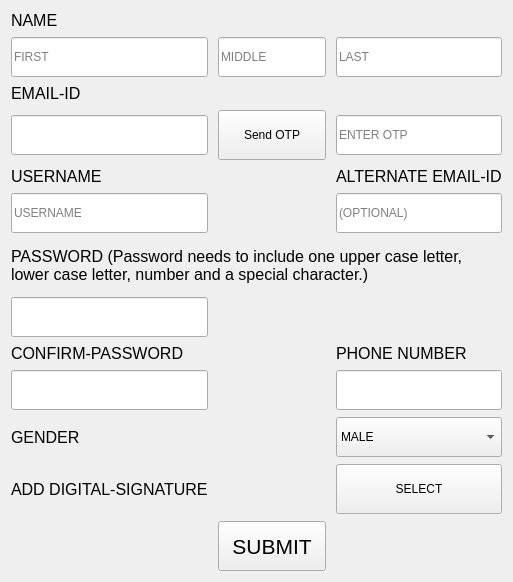
      <widget class="QWidget" name="registration">
       <layout class="QGridLayout" name="gridLayout_4">
        <property name="horizontalSpacing">
         <number>10</number>
        </property>
        <property name="verticalSpacing">
         <number>7</number>
        </property>
        <item row="5" column="0">
         <widget class="QLineEdit" name="username_2">
          <property name="minimumSize">
           <size>
            <width>50</width>
            <height>40</height>
           </size>
          </property>
          <property name="placeholderText">
           <string>USERNAME</string>
          </property>
         </widget>
        </item>
        <item row="2" column="0">
         <widget class="QLabel" name="label_20">
          <property name="font">
           <font>
            <family>MS Shell Dlg 2</family>
            <pointsize>12</pointsize>
            <weight>50</weight>
            <italic>false</italic>
            <bold>false</bold>
           </font>
          </property>
          <property name="text">
           <string>EMAIL-ID</string>
          </property>
         </widget>
        </item>
        <item row="12" column="1">
         <widget class="QPushButton" name="submit_2">
          <property name="minimumSize">
           <size>
            <width>50</width>
            <height>50</height>
           </size>
          </property>
          <property name="maximumSize">
           <size>
            <width>200</width>
            <height>16777215</height>
           </size>
          </property>
          <property name="font">
           <font>
            <family>MS Shell Dlg 2</family>
            <pointsize>16</pointsize>
            <weight>50</weight>
            <italic>false</italic>
            <bold>false</bold>
           </font>
          </property>
          <property name="text">
           <string>SUBMIT</string>
          </property>
         </widget>
        </item>
        <item row="1" column="2">
         <widget class="QLineEdit" name="lastname_2">
          <property name="minimumSize">
           <size>
            <width>50</width>
            <height>40</height>
           </size>
          </property>
          <property name="placeholderText">
           <string>LAST</string>
          </property>
         </widget>
        </item>
        <item row="9" column="0">
         <widget class="QLineEdit" name="confirmpass_2">
          <property name="minimumSize">
           <size>
            <width>50</width>
            <height>40</height>
           </size>
          </property>
          <property name="echoMode">
           <enum>QLineEdit::Password</enum>
          </property>
         </widget>
        </item>
        <item row="5" column="2">
         <widget class="QLineEdit" name="altemail_2">
          <property name="minimumSize">
           <size>
            <width>50</width>
            <height>40</height>
           </size>
          </property>
          <property name="placeholderText">
           <string>(OPTIONAL)</string>
          </property>
         </widget>
        </item>
        <item row="7" column="0">
         <widget class="QLineEdit" name="password_2">
          <property name="minimumSize">
           <size>
            <width>50</width>
            <height>40</height>
           </size>
          </property>
          <property name="echoMode">
           <enum>QLineEdit::Password</enum>
          </property>
         </widget>
        </item>
        <item row="1" column="0">
         <widget class="QLineEdit" name="firstname_2">
          <property name="minimumSize">
           <size>
            <width>50</width>
            <height>40</height>
           </size>
          </property>
          <property name="placeholderText">
           <string>FIRST</string>
          </property>
          <property name="clearButtonEnabled">
           <bool>false</bool>
          </property>
         </widget>
        </item>
        <item row="10" column="0">
         <widget class="QLabel" name="label_25">
          <property name="font">
           <font>
            <family>MS Shell Dlg 2</family>
            <pointsize>12</pointsize>
            <weight>50</weight>
            <italic>false</italic>
            <bold>false</bold>
           </font>
          </property>
          <property name="text">
           <string>GENDER</string>
          </property>
         </widget>
        </item>
        <item row="0" column="0">
         <widget class="QLabel" name="name_2">
          <property name="font">
           <font>
            <family>MS Shell Dlg 2</family>
            <pointsize>12</pointsize>
            <weight>50</weight>
            <italic>false</italic>
            <bold>false</bold>
           </font>
          </property>
          <property name="text">
           <string>NAME</string>
          </property>
         </widget>
        </item>
        <item row="3" column="2">
         <widget class="QLineEdit" name="otp_2">
          <property name="minimumSize">
           <size>
            <width>50</width>
            <height>40</height>
           </size>
          </property>
          <property name="placeholderText">
           <string>ENTER OTP</string>
          </property>
         </widget>
        </item>
        <item row="10" column="2">
         <widget class="QComboBox" name="gender_2">
          <property name="minimumSize">
           <size>
            <width>50</width>
            <height>40</height>
           </size>
          </property>
          <property name="currentIndex">
           <number>1</number>
          </property>
          <item>
           <property name="text">
            <string>FEMALE</string>
           </property>
          </item>
          <item>
           <property name="text">
            <string>MALE</string>
           </property>
          </item>
          <item>
           <property name="text">
            <string>OTHER</string>
           </property>
          </item>
         </widget>
        </item>
        <item row="8" column="0">
         <widget class="QLabel" name="label_23">
          <property name="font">
           <font>
            <family>MS Shell Dlg 2</family>
            <pointsize>12</pointsize>
            <weight>50</weight>
            <italic>false</italic>
            <bold>false</bold>
           </font>
          </property>
          <property name="text">
           <string>CONFIRM-PASSWORD</string>
          </property>
         </widget>
        </item>
        <item row="4" column="0">
         <widget class="QLabel" name="username_label_2">
          <property name="font">
           <font>
            <family>MS Shell Dlg 2</family>
            <pointsize>12</pointsize>
            <weight>50</weight>
            <italic>false</italic>
            <bold>false</bold>
           </font>
          </property>
          <property name="text">
           <string>USERNAME</string>
          </property>
         </widget>
        </item>
        <item row="4" column="2">
         <widget class="QLabel" name="label_21">
          <property name="font">
           <font>
            <family>MS Shell Dlg 2</family>
            <pointsize>12</pointsize>
            <weight>50</weight>
            <italic>false</italic>
            <bold>false</bold>
           </font>
          </property>
          <property name="text">
           <string>ALTERNATE EMAIL-ID</string>
          </property>
         </widget>
        </item>
        <item row="3" column="0">
         <widget class="QLineEdit" name="email_2">
          <property name="minimumSize">
           <size>
            <width>50</width>
            <height>40</height>
           </size>
          </property>
         </widget>
        </item>
        <item row="3" column="1">
         <widget class="QPushButton" name="OTPButton_2">
          <property name="minimumSize">
           <size>
            <width>50</width>
            <height>50</height>
           </size>
          </property>
          <property name="maximumSize">
           <size>
            <width>200</width>
            <height>16777215</height>
           </size>
          </property>
          <property name="text">
           <string>Send OTP</string>
          </property>
         </widget>
        </item>
        <item row="6" column="0" colspan="3">
         <widget class="QLabel" name="label_22">
          <property name="minimumSize">
           <size>
            <width>0</width>
            <height>50</height>
           </size>
          </property>
          <property name="font">
           <font>
            <family>MS Shell Dlg 2</family>
            <pointsize>12</pointsize>
            <weight>50</weight>
            <italic>false</italic>
            <bold>false</bold>
           </font>
          </property>
          <property name="frameShape">
           <enum>QFrame::NoFrame</enum>
          </property>
          <property name="text">
           <string>PASSWORD (Password needs to include one upper case letter, lower case letter, number and a special character.)</string>
          </property>
          <property name="scaledContents">
           <bool>true</bool>
          </property>
          <property name="alignment">
           <set>Qt::AlignLeading|Qt::AlignLeft|Qt::AlignVCenter</set>
          </property>
          <property name="wordWrap">
           <bool>true</bool>
          </property>
          <property name="margin">
           <number>0</number>
          </property>
          <property name="textInteractionFlags">
           <set>Qt::NoTextInteraction</set>
          </property>
         </widget>
        </item>
        <item row="8" column="2">
         <widget class="QLabel" name="label_24">
          <property name="font">
           <font>
            <family>MS Shell Dlg 2</family>
            <pointsize>12</pointsize>
            <weight>50</weight>
            <italic>false</italic>
            <bold>false</bold>
           </font>
          </property>
          <property name="text">
           <string>PHONE NUMBER</string>
          </property>
         </widget>
        </item>
        <item row="11" column="2">
         <widget class="QPushButton" name="select_btn_2">
          <property name="minimumSize">
           <size>
            <width>50</width>
            <height>50</height>
           </size>
          </property>
          <property name="maximumSize">
           <size>
            <width>200</width>
            <height>16777215</height>
           </size>
          </property>
          <property name="text">
           <string>SELECT</string>
          </property>
         </widget>
        </item>
        <item row="1" column="1">
         <widget class="QLineEdit" name="middlename_2">
          <property name="minimumSize">
           <size>
            <width>50</width>
            <height>40</height>
           </size>
          </property>
          <property name="placeholderText">
           <string>MIDDLE</string>
          </property>
         </widget>
        </item>
        <item row="9" column="2">
         <widget class="QLineEdit" name="phoneno_2">
          <property name="minimumSize">
           <size>
            <width>50</width>
            <height>40</height>
           </size>
          </property>
          <property name="whatsThis">
           <string/>
          </property>
          <property name="text">
           <string/>
          </property>
          <property name="cursorPosition">
           <number>0</number>
          </property>
          <property name="readOnly">
           <bool>false</bool>
          </property>
         </widget>
        </item>
        <item row="11" column="0">
         <widget class="QLabel" name="label_26">
          <property name="font">
           <font>
            <family>MS Shell Dlg 2</family>
            <pointsize>12</pointsize>
            <weight>50</weight>
            <italic>false</italic>
            <bold>false</bold>
           </font>
          </property>
          <property name="text">
           <string>ADD DIGITAL-SIGNATURE</string>
          </property>
         </widget>
        </item>
       </layout>
      </widget>
